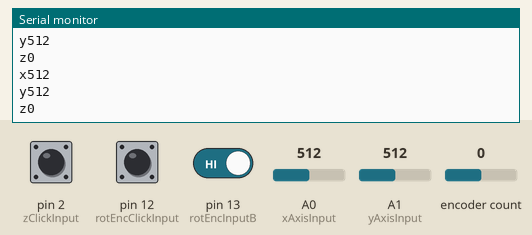
This sketch was run on a simulated Arduino Uno, built with avr-gcc and run on an emulated ATmega328P. On the bench: the last lines printed to the serial monitor. The test bench sets the inputs (shaded band); at power-on: pin 13 (rotEncInputB) HIGH, A0 (xAxisInput) = 512, A1 (yAxisInput) = 512, pin 2 (zClickInput) HIGH, pin 12 (rotEncClickInput) HIGH, encoder count 0.

Above: at 1.2 s.
1.3 s: pin 13 (rotEncInputB) driven LOW
At 1.57 s:
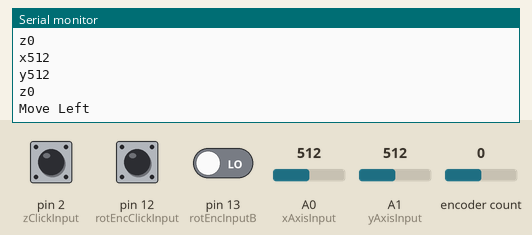
3.1 s: A0 (xAxisInput) set to 716
4.6 s: A1 (yAxisInput) set to 716
At 4.78 s:
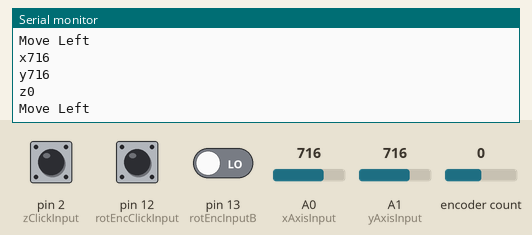
6.1 s: pin 2 (zClickInput) pulled LOW for 0.15 s
7.7 s: A0 (xAxisInput) set to 900
9.2 s: A1 (yAxisInput) set to 900
At 9.4 s:
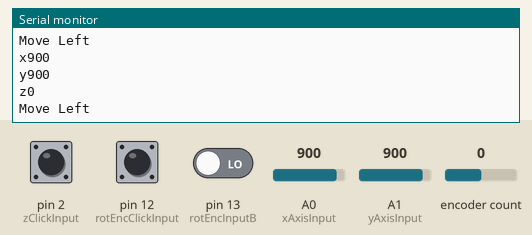
Timing chart, 0 to 11.7 s (numbered marks = the images above; inputs shaded):
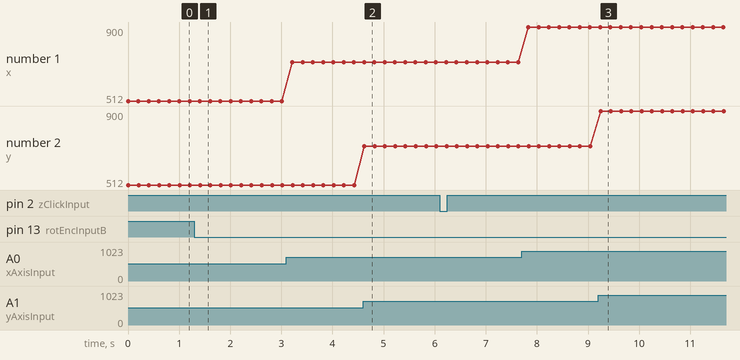

Measured:
- after the input at 1.3 s, the serial monitor: prints a new line after 0.12 s (image 1)
- after the input at 4.6 s, the serial monitor: prints a new line at once (image 2)
- after the input at 9.2 s, the serial monitor: prints a new line at once (image 3)
- plotted number 1: 512 → 716 after the input at 3.1 s, 716 → 900 after the input at 7.7 s

The sketch:

joystick_RotEnc_combo.ino
```cpp
#include <Encoder.h>

Encoder myEnc(11, 13);

// JOYSTICK (POTENTIOMETER) PINS
int xAxisInput = A0;
int yAxisInput = A1;
int zClickInput = 2;

// JPYSTICK VALUE TRACKING
int xAxisValue;
int yAxisValue;
int zClickValue;

//ROTARY ENCODER PINS
int rotEncClickInput = 12;
int rotEncInputA = 11;
int rotEncInputB = 13;

//ROTARY ENCODER VALUE TRACKING
int aStateValue;
int bStateValue;
int cStateValue;
int limiter;


void setup() {
  Serial.begin(9600);

  // JOYSTICK (POTENTIOMETER)
  pinMode(xAxisInput, INPUT);
  pinMode(yAxisInput, INPUT);
  pinMode(zClickInput, INPUT);

  // WAKE THE DIGITAL INPUT UP
  digitalWrite(zClickInput, HIGH);

  // ROTARY ENCODER
  pinMode(rotEncInputA, INPUT);
  pinMode(rotEncInputB, INPUT);
  pinMode(rotEncClickInput, INPUT);
}

void loop() {
//JOYTSTICK (POTENTIOMER)
  // READ X AND Y POTENTIOMETER VALUES
  xAxisValue = analogRead(xAxisInput);
  yAxisValue = analogRead(yAxisInput);

  // READ DIGITAL INPUT Z-CLICK
  zClickValue = digitalRead(zClickInput);

  // FLIP CLICK VALUES AROUND SINCE WE HAD TO WAKE IT UP
  switch(zClickValue)
  {
    case 1:
      zClickValue = 0;
      break;
    case 0:
      zClickValue = 1;
      break;
  }

  //DEBUG - Used by Unity to get input
  Serial.println("x" + String(xAxisValue));
  Serial.println("y" + String(yAxisValue));
  Serial.println("z" + String(zClickValue));


  //ROTARY ENCODER
  aStateValue = digitalRead(rotEncInputA);
  bStateValue = digitalRead(rotEncInputB);
  cStateValue = digitalRead(rotEncClickInput);


  if(!aStateValue)
  {
    Serial.println("Move right");
  }
  else if (!bStateValue)
  {
    Serial.println("Move Left");
  }

  delay(200);
}
```
